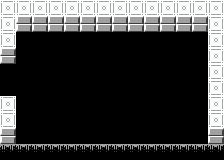

A level layout from a 2D game, rendered from its tile map. Below: a short description, then the map file with its tile-grid data intact:
An orthogonal 14x10 tile map with 16x16 px tiles, 1 tile layer (Tile Layer 1).

<map version="1.9" tiledversion="1.9.0" orientation="orthogonal" renderorder="right-down" width="14" height="10" tilewidth="16" tileheight="16" infinite="0" nextlayerid="2" nextobjectid="1">
 <tileset firstgid="1" source="../room_tileset.tsx" />
 <layer id="1" name="Tile Layer 1" width="14" height="10">
  <data encoding="csv">
4,4,4,4,4,4,4,4,4,4,4,4,4,4,
4,3,3,3,3,3,3,3,3,3,3,3,3,4,
4,1,1,1,1,1,1,1,1,1,1,1,1,4,
3,1,1,1,1,1,1,1,1,1,1,1,1,4,
1,1,1,1,1,1,1,1,1,1,1,1,1,4,
1,1,1,1,1,1,1,1,1,1,1,1,1,4,
4,1,1,1,1,1,1,1,1,1,1,1,1,4,
4,1,1,1,1,1,1,1,1,1,1,1,1,4,
3,1,1,1,1,1,1,1,1,1,1,1,1,3,
5,5,5,5,5,5,5,5,5,5,5,5,5,5
</data>
 </layer>
</map>
